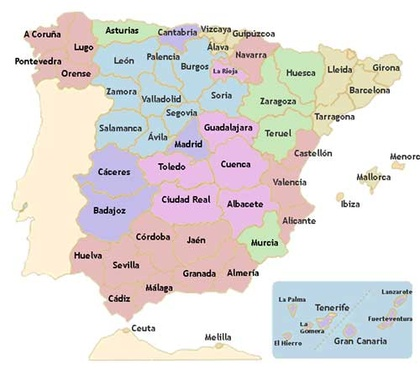
%> input picture Algoritmica Numerica I/prac_provincias/provincias.jpg, 420 x 375 px, shrunk from 500 x 446 before the run
$ octave practica.m   (GNU Octave 9; MATLAB toolbox functions it lacks are replaced by stand-ins)
%> lines starting %> are read from the running program, lines starting %| are printed output that depends on the picture
### Algoritmica Numerica I/prac_provincias/difdiv.m
function dd=difdiv(xi,fi)
% Rutina difdiv: calcula la tabla de diferencias divididas
% Entrada xi nodos
        % fi valores en los nodos
% Salida: dd tabla de diferencia divididas
N=length(xi);
D=zeros(N);
D(:,1)=fi;
for k=2:N
    for j=1:N-k+1
        dif=D(j,k-1)-D(j+1,k-1);
        dx=xi(j)-xi(j+k-1);
        D(j,k)=dif/dx;
    end
end
dd=D(1,:);
return

### Algoritmica Numerica I/prac_provincias/Lagrangio.m

% p(x) = sum(i = 0..n, Li(x)*f(x_i))

function px = Lagrangio(x, y, xx)

    px = 0;
    n = length(x)
    for i = 1:n
        Li = 1;
        % Hacemos Bases de Lagrange
        for j = 1:n
            if j ~= i
                Li = Li .* ( (xx - x(j) )/ (x(i) - x(j) ) ); % Li(x_i)
            end
        end
        subplot(n, 1, i)
        plot(xx, Li, 'b')
    end
end

### Algoritmica Numerica I/prac_provincias/Lagrange.m

% p(x) = sum(i = 0..n, Li(x)*f(x_i))

function px = Lagrange(x, y, xx)
    px = 0;
    n = length(x)
    for i = 1:n
        Li = 1;
        % Hacemos Bases de Lagrange
        for j = 1:n
            if j ~= i
                Li = Li .* ( (xx - x(j) )/ (x(i) - x(j) ) ); % Li(x_i)
            end
        end
        px = px + Li * y(i);
    end
end

### Algoritmica Numerica I/prac_provincias/polNewton_Horner.m
function px=polNewton_Horner(xi,fi,xx,k)

dd=difdiv(xi,fi);

if k == length(xi)
    px=dd(k);
elseif k ~= 0
    px=dd(k)+polNewton_Horner(xi,fi,xx,k+1).*(xx-xi(k));
end

return

### Algoritmica Numerica I/prac_provincias/practica.m
clc                             % Mejor clc que clear
% --------------------------------------------- EJERCICIO 1  ----------------------------------------

% A)

figure(1)
A=imread('provincias.jpg');
%> A is the input picture: size 375x420x3 uint8; mean R, G, B 227.7, 222.5, 220.1
image(A), axis image,hold on
% [x,y]=ginput(5),
% Estos son los valores elegidos para la practica
x = [128.9227 184.8353 239.4475 279.7566 353.8732]'
y = [206.5962 164.9869 174.0889 196.1939 216.9985]'
plot(x,y,'ro','markersize',4,'markerfacecolor','r'),

% B) Tabla para recopilar la informacion de manera mas organizada:

fprintf('Esta tabla redondea si son numeros muy cercanos a un entero...')
Provincias = {'Cáceres'; 'Ávila'; 'Madrid'; 'Cuenca'; 'Valencia'};
T = table(Provincias, x, y)

% --------------------------------------------- EJERCICIO 2  ----------------------------------------

% A)
xk= x(1:2:length(x)),
H = [xk.^0, xk.^1, xk.^2];
yk= y(1:2:length(y)),
v = yk;
c = H\v;
plot(xk, yk, 'b*'),
xx=[x(1):0.01:x(end)];
pp=c(1)+c(2)*xx+c(3)*xx.^2;
hold on;
plot(xx,pp,'r','LineWidth',2);
figure(7)
plot(xx, pp, 'r', 'LineWidth', 2)
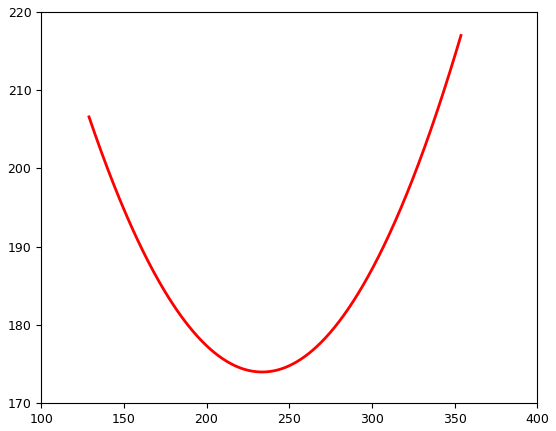
%> figure redrawn from the program's plot data; curve peaks at x = 353.9, y = 217
figure(1)

% B)

    % 1)

    trazo_b = polNewton_Horner(x,y,xx,1);
    plot(xx,trazo_b,'b','LineWidth',2);
    % Grado de Polinomio: 4 (Pasa por 5 puntos, los grados seran x - 1)

    % 2)

    % Parte 1
    hold off
    figure(2)
    hold on;
    px = Lagrangio(x, y, xx);   % esto dibujara los subplot en su propia figura
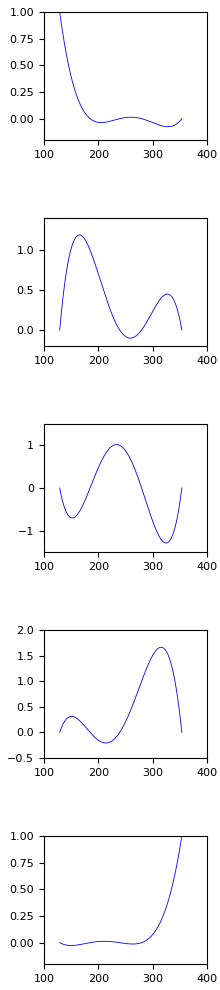
%> figure redrawn from the program's plot data, 5 panels; panel 1: curve peaks at x = 128.9, y = 1; panel 2: curve peaks at x = 165.3, y = 1.19; panel 3: curve peaks at x = 233.7, y = 1.02; panel 4: curve peaks at x = 315.6, y = 1.66
    hold off                    % Terminamos con la figura 2 (La de los subplot)

    % Parte 2

    figure(1)                   % Volvemos a la figura con el mapa (figura 1)
    hold on;
    px = Lagrange(x, y, xx);
    plot(xx, px, 'g', 'LineWidth', 2);


% C)

    % Queremos un trazado 'c', polinomio grado 3, carretera debe pasar lo mas cerca posible
    % Segun el sentido de minimos cuadrados

    C = polyfit(x, y, 3)
    trazo_c = polyval(C, xx);
    plot(xx, trazo_c, 'c', 'LineWidth', 2)
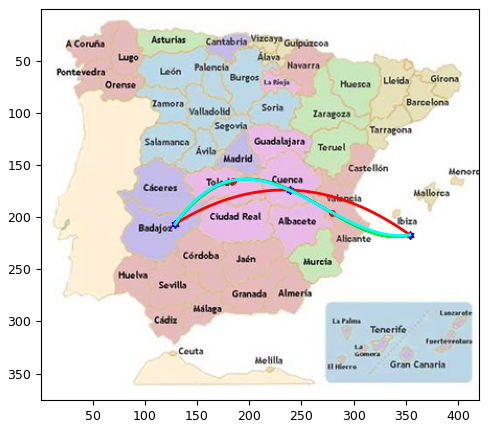
%> figure redrawn from the program's plot data

    %Ademas, nos piden que lo dibujemos junto al del ejercicio 2b1.

    hold off
    figure(3)
    hold on;
    plot(xx,trazo_b,'b', xx, trazo_c, 'c', 'LineWidth',2);
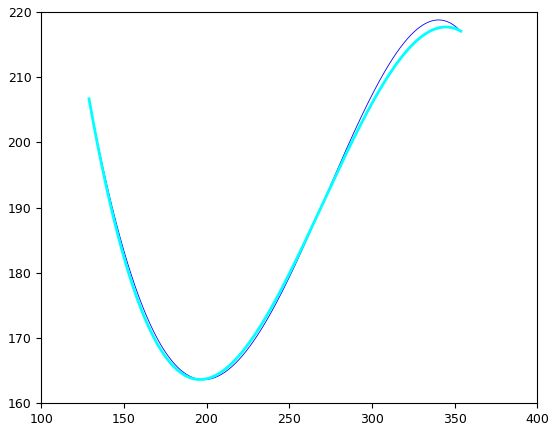
%> figure redrawn from the program's plot data; curve peaks at x = 340.4, y = 218.8; curve peaks at x = 344.7, y = 217.7
    hold off

% D)

    % Trazado 'd', poly grado 3, pasar por madrid, cerca de las 4 otras en sentido de minimos cuadrados
    % https://blogs.mathworks.com/pick/2015/12/11/polynomial-fit-passing-through-specified-points/

    % Primero tenemos que tomar la posicion que hemos elegido para 'Madrid'
    % x(3) & y(3)
    x_m = x(3)
    y_m = y(3)

    % Queremos hacer que el polinomio pase por el punto P(x_m, y_m) obligatoriamente

    C = [x.^3 x.^2 x ones(size(x))] % Vals
    d = y

    % No tenemos ninguna restriccion de inecuaciones
    A = []
    B = []

    % Restriccion para las ecuaciones

    Aeq = [x_m^3 x_m^2 x_m 1]
    Beq = [y_m]

    % Llamamos a la funcion lsqlin (Least Squares Linear Solver)

%> (the run ends here)
